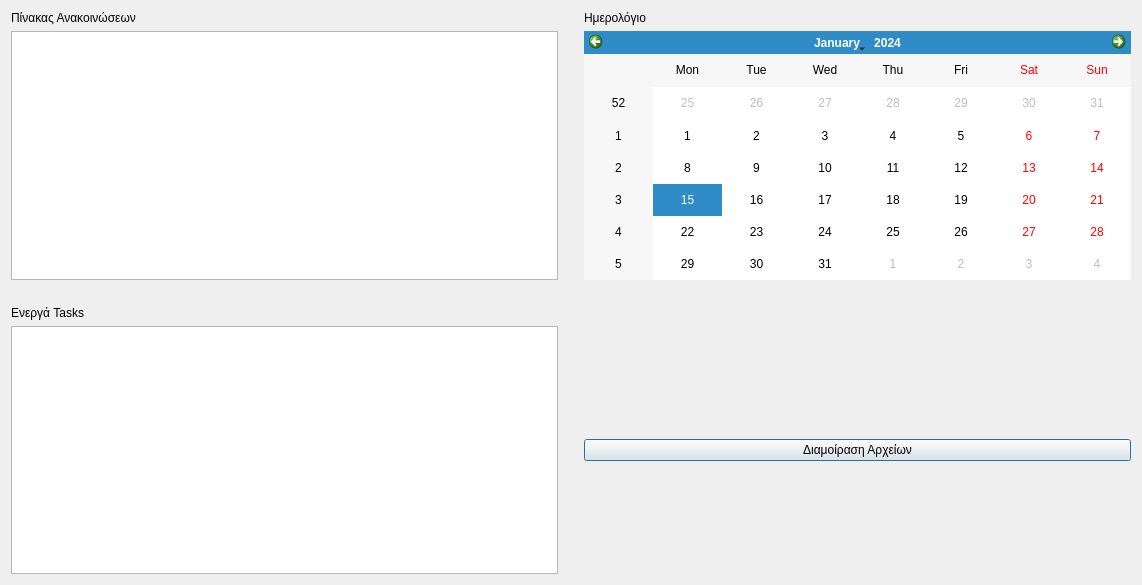
<?xml version="1.0" encoding="UTF-8"?>
<ui version="4.0">
 <class>Dialog</class>
 <widget class="QDialog" name="Dialog">
  <property name="geometry">
   <rect>
    <x>0</x>
    <y>0</y>
    <width>1142</width>
    <height>585</height>
   </rect>
  </property>
  <property name="windowTitle">
   <string>Dialog</string>
  </property>
  <layout class="QGridLayout" name="gridLayout">
   <item row="9" column="0">
    <widget class="QTableWidget" name="tasksTableWidget">
     <attribute name="horizontalHeaderStretchLastSection">
      <bool>true</bool>
     </attribute>
    </widget>
   </item>
   <item row="2" column="2">
    <widget class="QLabel" name="label_3">
     <property name="text">
      <string>Ημερολόγιο</string>
     </property>
    </widget>
   </item>
   <item row="9" column="2">
    <widget class="QPushButton" name="pushButton">
     <property name="text">
      <string>Διαμοίραση Αρχείων</string>
     </property>
    </widget>
   </item>
   <item row="9" column="1">
    <spacer name="verticalSpacer_2">
     <property name="orientation">
      <enum>Qt::Orientation::Vertical</enum>
     </property>
     <property name="sizeHint" stdset="0">
      <size>
       <width>20</width>
       <height>40</height>
      </size>
     </property>
    </spacer>
   </item>
   <item row="6" column="0">
    <spacer name="horizontalSpacer">
     <property name="orientation">
      <enum>Qt::Orientation::Horizontal</enum>
     </property>
     <property name="sizeHint" stdset="0">
      <size>
       <width>40</width>
       <height>20</height>
      </size>
     </property>
    </spacer>
   </item>
   <item row="7" column="0">
    <widget class="QLabel" name="label">
     <property name="text">
      <string>Ενεργά Tasks</string>
     </property>
    </widget>
   </item>
   <item row="6" column="2">
    <spacer name="horizontalSpacer_2">
     <property name="orientation">
      <enum>Qt::Orientation::Horizontal</enum>
     </property>
     <property name="sizeHint" stdset="0">
      <size>
       <width>40</width>
       <height>20</height>
      </size>
     </property>
    </spacer>
   </item>
   <item row="2" column="0">
    <widget class="QLabel" name="label_2">
     <property name="text">
      <string>Πίνακας Ανακοινώσεων</string>
     </property>
    </widget>
   </item>
   <item row="3" column="0">
    <widget class="QTableWidget" name="noticeboardTableWidget"/>
   </item>
   <item row="3" column="2">
    <widget class="QCalendarWidget" name="calendarWidget"/>
   </item>
   <item row="3" column="1">
    <spacer name="verticalSpacer">
     <property name="orientation">
      <enum>Qt::Orientation::Vertical</enum>
     </property>
     <property name="sizeHint" stdset="0">
      <size>
       <width>20</width>
       <height>40</height>
      </size>
     </property>
    </spacer>
   </item>
  </layout>
 </widget>
 <resources/>
 <connections/>
</ui>
